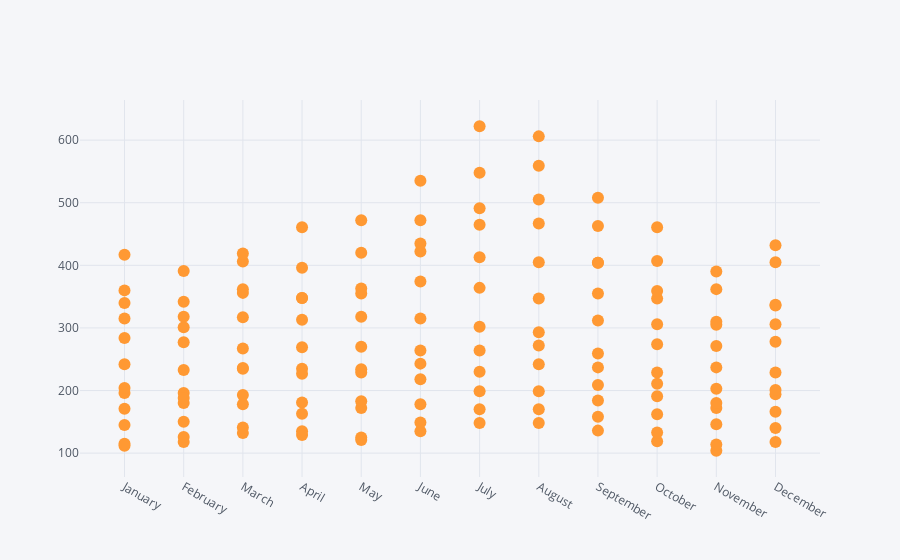

The cell this chart's notebook holds for it:
### Markdown cell above
### Scatter Plot

### Code cell
flights_data.iplot(kind='scatter', x= 'month', y= 'passengers', mode= 'markers')

### Figure 1 — Plotly figure (JSON) as saved in the notebook; plotly's stock layout.template omitted (floating-point values rounded to 4 significant figures; data arrays with more than 128 entries replaced by an {"elided": "..."} marker saying what was removed)
{"data": [{"line": {"color": "rgba(255, 153, 51, 1.0)", "dash": "solid", "shape": "linear", "width": 1.3}, "marker": {"size": 12, "symbol": "circle"}, "mode": "markers", "name": "passengers", "text": "", "type": "scatter", "x": {"elided": "144 str values"}, "y": {"elided": "144 int values"}}], "layout": {"legend": {"bgcolor": "#F5F6F9", "font": {"color": "#4D5663"}}, "paper_bgcolor": "#F5F6F9", "plot_bgcolor": "#F5F6F9", "title": {"font": {"color": "#4D5663"}}, "xaxis": {"gridcolor": "#E1E5ED", "showgrid": true, "tickfont": {"color": "#4D5663"}, "title": {"font": {"color": "#4D5663"}, "text": ""}, "zerolinecolor": "#E1E5ED"}, "yaxis": {"gridcolor": "#E1E5ED", "showgrid": true, "tickfont": {"color": "#4D5663"}, "title": {"font": {"color": "#4D5663"}, "text": ""}, "zerolinecolor": "#E1E5ED"}}}
